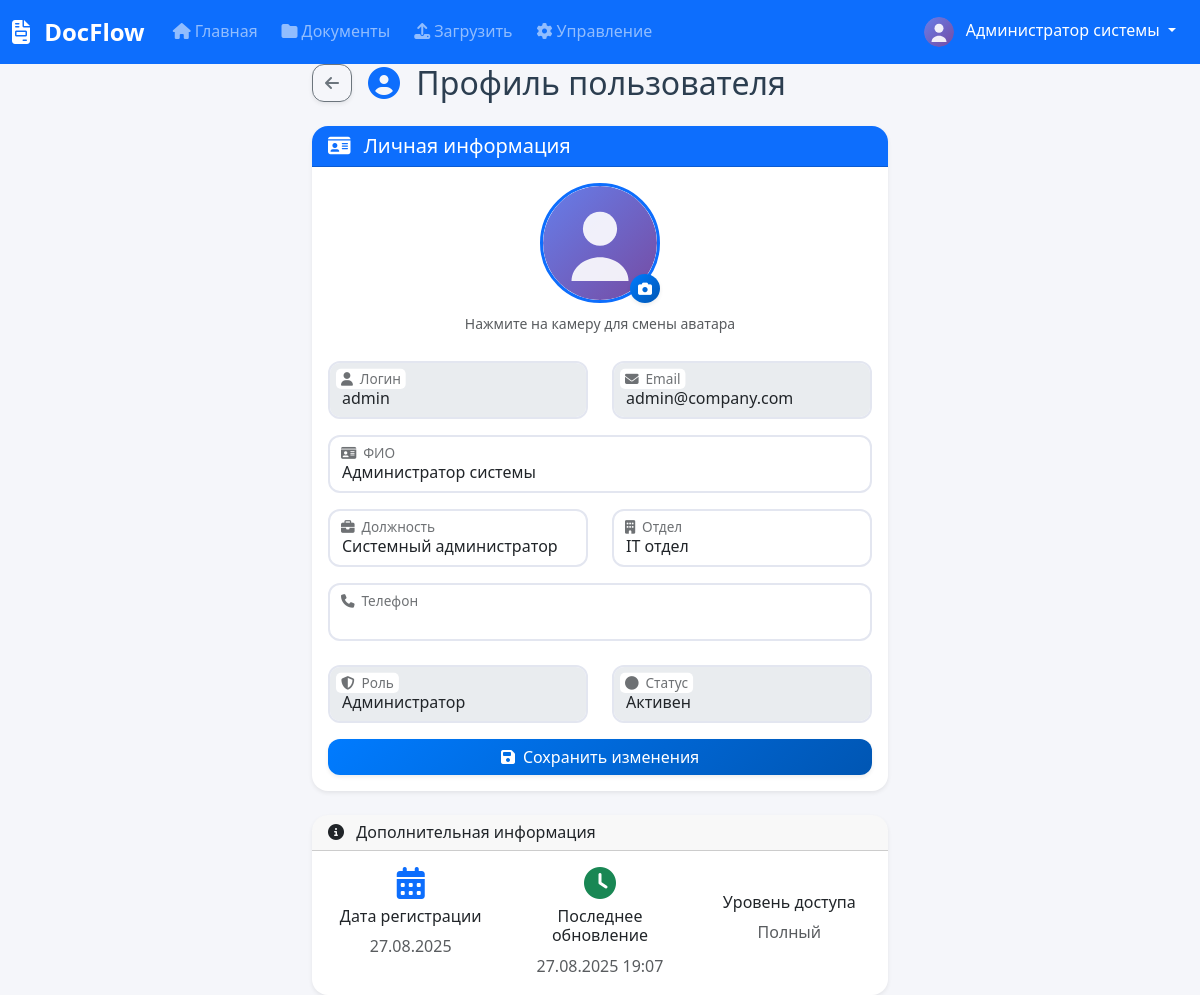
The app's page /profile.php (signed in) with its own data.
### tables this page shows
CREATE TABLE IF NOT EXISTS users (
    id INT AUTO_INCREMENT PRIMARY KEY,
    username VARCHAR(50) UNIQUE NOT NULL,
    email VARCHAR(100) UNIQUE NOT NULL,
    password VARCHAR(255) NOT NULL,
    full_name VARCHAR(100) NOT NULL,
    position VARCHAR(100),
    department VARCHAR(100),
    phone VARCHAR(20),
    avatar VARCHAR(255) DEFAULT 'default-avatar.svg',
    role ENUM('admin', 'manager', 'employee') DEFAULT 'employee',
    status ENUM('active', 'inactive') DEFAULT 'active',
    created_at TIMESTAMP DEFAULT CURRENT_TIMESTAMP,
    updated_at TIMESTAMP DEFAULT CURRENT_TIMESTAMP ON UPDATE CURRENT_TIMESTAMP
);

### classes/User.php (called while the page is built, shortened)
<?php
require_once 'config/database.php';
class User {
    private $conn;
    private $table_name = "users";
    public function __construct() {
        $database = new Database();
        $this->conn = $database->getConnection();
    }
    public function getUserById($id) {
        $query = "SELECT * FROM " . $this->table_name . " WHERE id = :id";
        $stmt = $this->conn->prepare($query);
        $stmt->bindParam(":id", $id);
        $stmt->execute();
        if($stmt->rowCount() > 0) {
            $row = $stmt->fetch(PDO::FETCH_ASSOC);
            $this->username = $row['username'];
            $this->email = $row['email'];
            $this->full_name = $row['full_name'];
            $this->position = $row['position'];
            $this->department = $row['department'];
            $this->phone = $row['phone'];
            $this->avatar = $row['avatar'];
            $this->role = $row['role'];
            $this->status = $row['status'];
            return true;
        }
        return false;
    }
}

### config/database.php (called while the page is built, shortened)
<?php
class Database {
    private $host = 'localhost';
    private $db_name = 'u3145131_default';
    private $username = 'u3145131_default';
    private $password = 'DKjJS7mmku90hdB2';
    public function getConnection() {
        $this->conn = null;
        try {
            $this->conn = new PDO("mysql:host=" . $this->host . ";dbname=" . $this->db_name, $this->username, $this->password);
            $this->conn->exec("set names utf8");
            $this->conn->setAttribute(PDO::ATTR_ERRMODE, PDO::ERRMODE_EXCEPTION);
        } catch(PDOException $exception) {
            error_log("Database connection error: " . $exception->getMessage());
            return null;
        }
        return $this->conn;
    }
}

### profile.php (the view, shortened to what this page needs)
<?php
require_once 'classes/User.php';
try {
    $user = new User();
    $user->getUserById($_SESSION['user_id']);
} catch (Exception $e) {
    handleDatabaseException($e, 'profile.php load');
}
?>
<!DOCTYPE html>
<html lang="ru">
<head>
    <link href="https://cdn.jsdelivr.net/npm/bootstrap@5.3.0/dist/css/bootstrap.min.css" rel="stylesheet">
    <link href="https://cdnjs.cloudflare.com/ajax/libs/font-awesome/6.4.0/css/all.min.css" rel="stylesheet">
    <link href="assets/css/style.css" rel="stylesheet">
</head>
<body>
    <nav class="navbar navbar-expand-lg navbar-dark bg-primary fixed-top">
        <div class="container-fluid">
            <a class="navbar-brand fw-bold" href="index.php">
                <i class="fas fa-file-invoice me-2"></i>
                DocFlow
            </a>
            <div class="collapse navbar-collapse" id="navbarNav">
                <ul class="navbar-nav me-auto">
                    <li class="nav-item">
                        <a class="nav-link" href="index.php">
                            <i class="fas fa-home me-1"></i>Главная
                        </a>
                    </li>
                    <li class="nav-item">
                        <a class="nav-link" href="documents.php">
                            <i class="fas fa-folder me-1"></i>Документы
                        </a>
                    </li>
                    <li class="nav-item">
                        <a class="nav-link" href="upload.php">
                            <i class="fas fa-upload me-1"></i>Загрузить
                        </a>
                    </li>
                    <?php if($user->role == 'admin'): ?>
                    <li class="nav-item">
                        <a class="nav-link" href="admin.php">
                            <i class="fas fa-cog me-1"></i>Управление
                        </a>
                    </li>
                    <?php endif; ?>
                </ul>
                <div class="navbar-nav">
                    <div class="nav-item dropdown">
                        <a class="nav-link dropdown-toggle active" href="#" role="button" data-bs-toggle="dropdown">
                            <img src="assets/img/<?php echo $user->avatar; ?>" alt="Avatar" class="rounded-circle me-2" width="30" height="30">
                            <?php echo htmlspecialchars($user->full_name); ?>
                        </a>
                    </div>
                </div>
            </div>
        </div>
    </nav>
    <div class="container-fluid mt-5 pt-3">
        <div class="row justify-content-center">
            <div class="col-md-8 col-lg-6">
                <div class="d-flex align-items-center mb-4">
                    <a href="index.php" class="btn btn-outline-secondary me-3">
                        <i class="fas fa-arrow-left"></i>
                    </a>
                    <h2 class="mb-0">
                        <i class="fas fa-user-circle me-2 text-primary"></i>
                        Профиль пользователя
                    </h2>
                </div>
                <div class="card shadow-sm">
                    <div class="card-header bg-primary text-white">
                        <h5 class="mb-0">
                            <i class="fas fa-id-card me-2"></i>
                            Личная информация
                        </h5>
                    </div>
                    <div class="card-body">
                        <form method="POST" action="" enctype="multipart/form-data">
                            <div class="text-center mb-4">
                                <div class="position-relative d-inline-block">
                                    <img src="assets/img/<?php echo $user->avatar; ?>"
                                         alt="Avatar"
                                         class="rounded-circle border border-3 border-primary"
                                         width="120"
                                         height="120"
                                         id="avatarPreview">
                                    <label for="avatar" class="position-absolute bottom-0 end-0 btn btn-primary btn-sm rounded-circle">
                                        <i class="fas fa-camera"></i>
                                    </label>
                                </div>
                                <div class="mt-2">
                                    <small class="text-muted">Нажмите на камеру для смены аватара</small>
                                </div>
                            </div>
                            <div class="row">
                                <div class="col-md-6">
                                    <div class="form-floating mb-3">
                                        <input type="text" class="form-control" id="username"
                                               value="<?php echo htmlspecialchars($user->username); ?>"
                                               disabled>
                                        <label for="username">
                                        </label>
                                    </div>
                                </div>
                                <div class="col-md-6">
                                    <div class="form-floating mb-3">
                                        <input type="email" class="form-control" id="email"
                                               value="<?php echo htmlspecialchars($user->email); ?>"
                                               disabled>
                                        <label for="email">
                                        </label>
                                    </div>
                                </div>
                            </div>
                            <div class="form-floating mb-3">
                                <input type="text" class="form-control" id="full_name" name="full_name"
                                       value="<?php echo htmlspecialchars($user->full_name); ?>"
                                       required>
                                <label for="full_name">
                                </label>
                            </div>
                            <div class="row">
                                <div class="col-md-6">
                                    <div class="form-floating mb-3">
                                        <input type="text" class="form-control" id="position" name="position"
                                               value="<?php echo htmlspecialchars($user->position); ?>">
                                        <label for="position">
                                        </label>
                                    </div>
                                </div>
                                <div class="col-md-6">
                                    <div class="form-floating mb-3">
                                        <input type="text" class="form-control" id="department" name="department"
                                               value="<?php echo htmlspecialchars($user->department); ?>">
                                        <label for="department">
                                        </label>
                                    </div>
                                </div>
                            </div>
                            <div class="form-floating mb-4">
                                <input type="tel" class="form-control" id="phone" name="phone"
                                       value="<?php echo htmlspecialchars($user->phone); ?>">
                                <label for="phone">
                                </label>
                            </div>
                            <div class="row">
                                <div class="col-md-6">
                                    <div class="form-floating mb-3">
                                        <input type="text" class="form-control" id="role"
                                               value="<?php echo $user->role == 'admin' ? 'Администратор' : ($user->role == 'manager' ? 'Менеджер' : 'Сотрудник'); ?>"
                                               disabled>
                                        <label for="role">
                                        </label>
                                    </div>
                                </div>
                                <div class="col-md-6">
                                    <div class="form-floating mb-3">
                                        <input type="text" class="form-control" id="status"
                                               value="<?php echo $user->status == 'active' ? 'Активен' : 'Неактивен'; ?>"
                                               disabled>
                                        <label for="status">
                                        </label>
                                    </div>
                                </div>
                            </div>
                            <div class="d-grid">
                                <button type="submit" class="btn btn-primary">
                                    <i class="fas fa-save me-2"></i>Сохранить изменения
                                </button>
                            </div>
                        </form>
                    </div>
                </div>
                <div class="card shadow-sm mt-4">
                    <div class="card-header">
                        <h6 class="mb-0">
                            <i class="fas fa-info-circle me-2"></i>
                            Дополнительная информация
                        </h6>
                    </div>
                    <div class="card-body">
                        <div class="row text-center">
                            <div class="col-md-4">
                                <i class="fas fa-calendar-alt fa-2x text-primary mb-2"></i>
                                <h6>Дата регистрации</h6>
                                <p class="text-muted mb-0"><?php echo date('d.m.Y', strtotime($user->created_at ?? 'now')); ?></p>
                            </div>
                            <div class="col-md-4">
                                <i class="fas fa-clock fa-2x text-success mb-2"></i>
                                <h6>Последнее обновление</h6>
                                <p class="text-muted mb-0"><?php echo date('d.m.Y H:i', strtotime($user->updated_at ?? 'now')); ?></p>
                            </div>
                            <div class="col-md-4">
                                <h6>Уровень доступа</h6>
                                <p class="text-muted mb-0">
                                    <?php echo $user->role == 'admin' ? 'Полный' : ($user->role == 'manager' ? 'Расширенный' : 'Базовый'); ?>
                                </p>
                            </div>
                        </div>
                    </div>
                </div>
            </div>
        </div>
    </div>
</body>
</html>

### assets/css/style.css (style rules this page uses)
:root { --primary-color: #007bff; --primary-dark: #0056b3; --secondary-color: #6c757d; --success-color: #28a745; --danger-color: #dc3545; --warning-color: #ffc107; --info-color: #17a2b8; --light-color: #f8f9fa; --dark-color: #343a40; --shadow: 0 0.125rem 0.25rem rgba(0, 0, 0, 0.075); --shadow-lg: 0 1rem 3rem rgba(0, 0, 0, 0.175); }
body { font-family: 'Segoe UI', Tahoma, Geneva, Verdana, sans-serif; background-color: #f5f6fa; color: #2c3e50; line-height: 1.6; }
.navbar-brand { font-weight: 700; font-size: 1.5rem; }
.navbar-nav .nav-link { font-weight: 500; transition: all 0.3s ease; border-radius: 0.5rem; margin: 0 0.25rem; }
.card { border: none; border-radius: 1rem; box-shadow: var(--shadow); transition: all 0.3s ease; }
.card-header { border-radius: 1rem 1rem 0 0 !important; font-weight: 600; }
.btn { border-radius: 0.75rem; font-weight: 500; transition: all 0.3s ease; box-shadow: var(--shadow); }
.btn-primary { background: linear-gradient(135deg, var(--primary-color) 0%, var(--primary-dark) 100%); border: none; }
.form-control, .form-select { border-radius: 0.75rem; border: 2px solid #e3e6f0; transition: all 0.3s ease; }
.form-floating > label { font-weight: 500; }
* { transition: color 0.3s ease, background-color 0.3s ease, border-color 0.3s ease, box-shadow 0.3s ease; }

### records on screen
users: avatar (placeholder picture), full_name "Администратор системы", username "admin", email "admin@company.com", position "Системный администратор", department "IT отдел", role "Администратор", status "Активен"

### other values on screen
date('d.m.Y', strtotime($user->created_at ?? 'now')) "27.08.2025"
date('d.m.Y H:i', strtotime($user->updated_at ?? 'now')) "27.08.2025 19:07"
